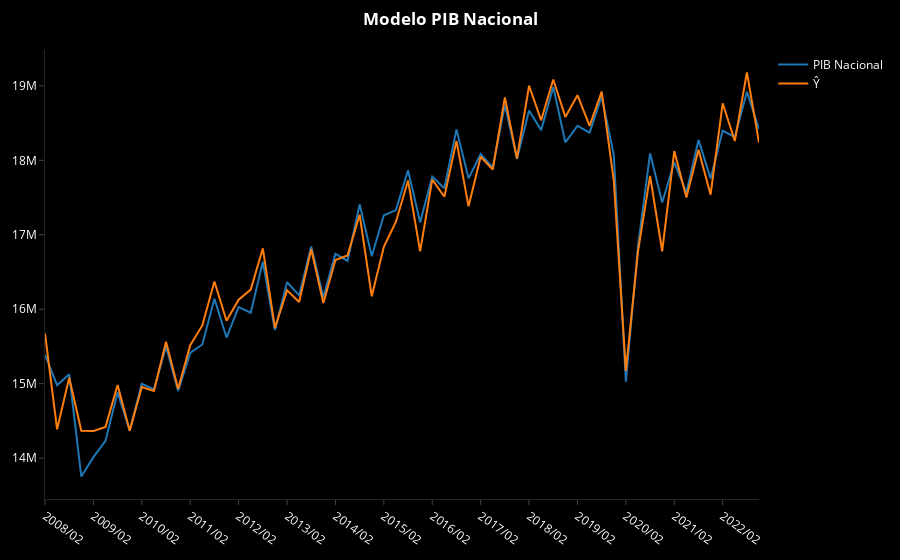

The code cell stored with this chart in its notebook:
### Markdown cell above
# Gráfico de Línea de Valores Reales vs. Valores Estimados

A continuación, mostramos un gráfico de línea que compara los valores reales con los valores estimados del modelo, permitiéndonos evaluar visualmente su precisión. Superponer ambas series facilita la observación de cómo de cerca el modelo sigue las tendencias y variaciones de los datos reales, ofreciendo una visión intuitiva de su efectividad predictiva.

### Code cell
# Data frame con las variables del modelo final
dfFinal = pibPorActividad[nuevoDF.columns]
betas = mejorModelo['model_data']['bi']
estEcuation = mejorModelo['model_data']['est_ecuation']

fig = mg.olsVsRealValues(dfFinal, betas, estEcuation).update_layout(margin=dict(l=20,r=20, b=20, t=50),autosize=True, plot_bgcolor='#000', paper_bgcolor='#000', template='simple_white',title=dict(font=dict(color='white'), text="<b>Modelo PIB Nacional</b>"),hovermode='x unified').update_xaxes(tickfont=dict(color='white'), tickangle=35, dtick=4).update_yaxes(tickfont=dict(color='white')).update_traces(hoverlabel=dict(bgcolor='#fff', font=dict(color='#fff'))).update_legends(font=dict(color='white'))

fig.show(config=config)
